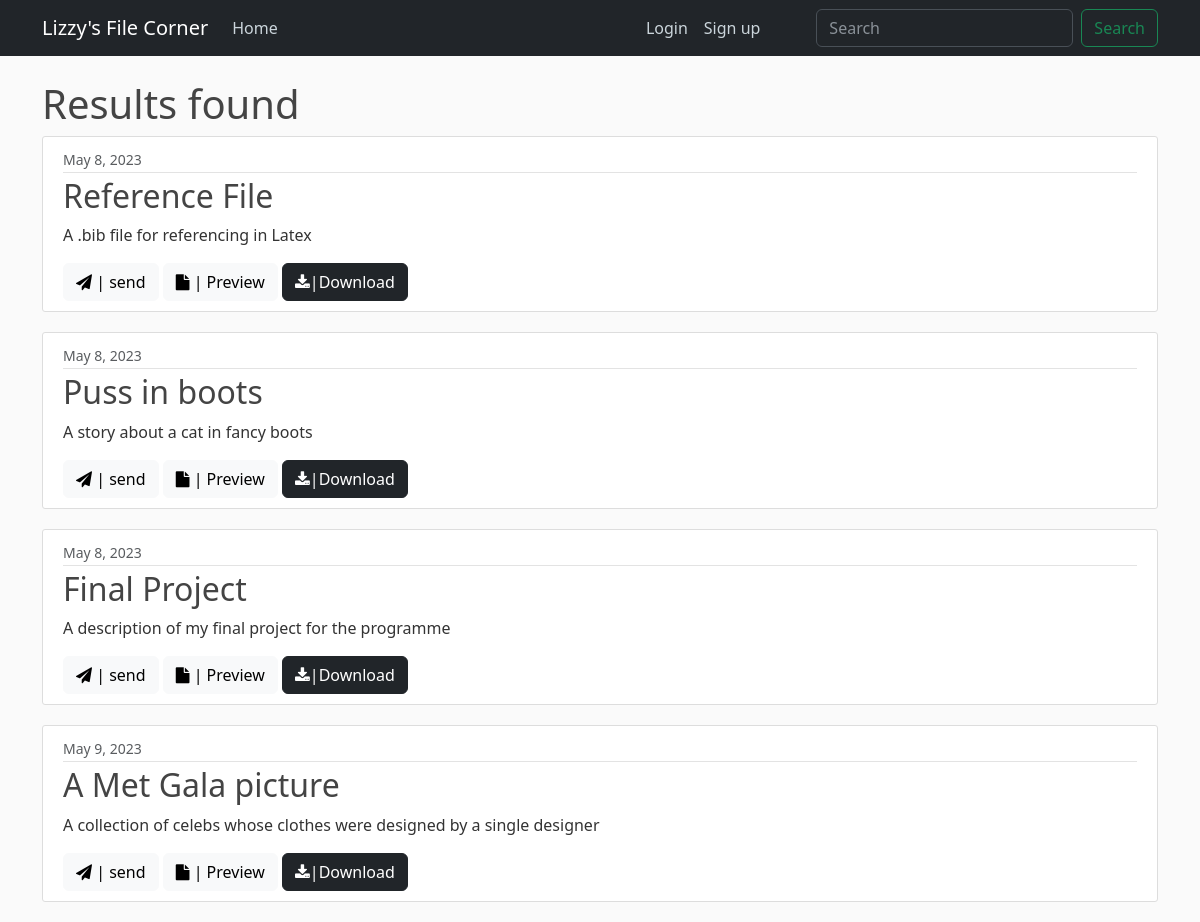
The page /search/ on the database as committed earlier.
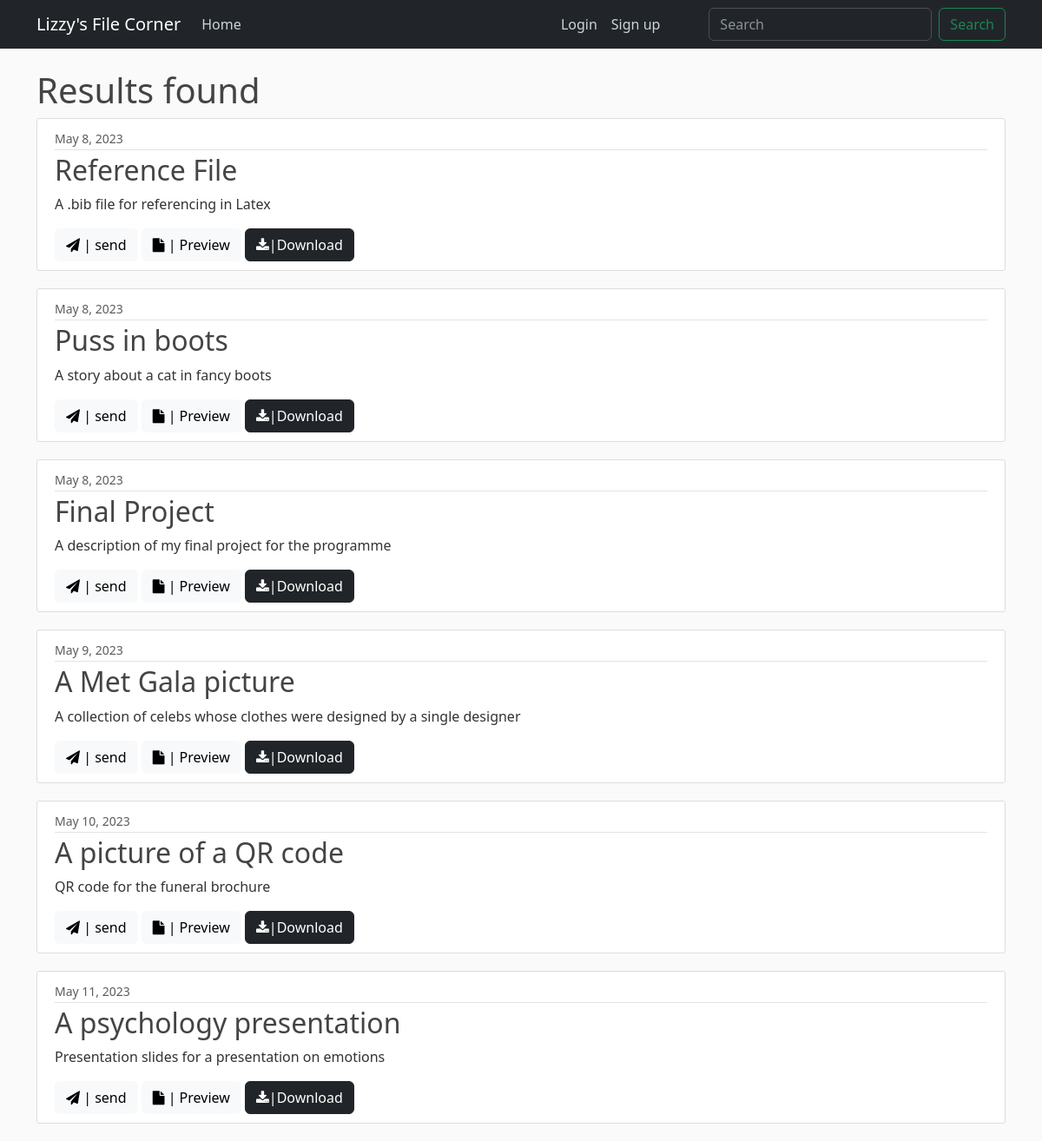
The same page on the database as committed later.
### fileapp/models.py (models this page shows, shortened)
class File(models.Model):
    title = models.CharField(max_length=40)
    description = models.CharField(max_length=100)
    date_uploaded = models.DateField(default=datetime.datetime.now)
    file = models.FileField(upload_to='files',null=True,blank=True)
    number_of_emails = models.IntegerField(default=0)
    number_of_downloads = models.IntegerField(default=0)

### fileapp/views.py (the view)
# urls.py: path('search/',views.file_search,name='file_search'),
def file_search(request):
    if request.method == 'GET':
        query = request.GET.get('search')
        files = File.objects.filter(title__icontains= ""  if query is None else query) | File.objects.filter(description__icontains= ""  if query is None else query)
        return render(request,'fileapp/search.html',{'files':files})

### fileapp/templates/fileapp/search.html
{% extends "fileapp/base.html" %}
{% block content %}
    {% if files %}
        <h1> Results found</h1>
        {% for file in files %}
            <article class="media content-section">
                <div class="media-body">
                <div class="article-metadata">
                    <small class="text-muted">{{ file.date_uploaded }}</small>
                </div>
                <h2 class="article-title">{{ file.title }}</h2>
                <p class="article-content">{{ file.description }}</p>
                    <div class="float-right">
                        <button class="btn btn-light"><i class="fa fa-paper-plane"></i> | send</button>
                        <button class="btn btn-light"><i class="fa fa-file"></i> | Preview</button>
                        <a href="{% url 'download' file.id %}">
                        <button class="btn btn-dark">
                            <i class="fa fa-download"></i>|Download
                        </button>
                        </a>
                    </div>
                    </div>
                </div>
                </div>
            </article>
         {% endfor %}
     {% else %}
        <h1> Ooops! No results found</h1>
    {% endif %}
{% endblock %}

Rows that differ between the two databases and show on the page:
added File: date_uploaded "May 10, 2023", title "A picture of a QR code", description "QR code for the funeral brochure"
added File: date_uploaded "May 11, 2023", title "A psychology presentation", description "Presentation slides for a presentation on emotions"
